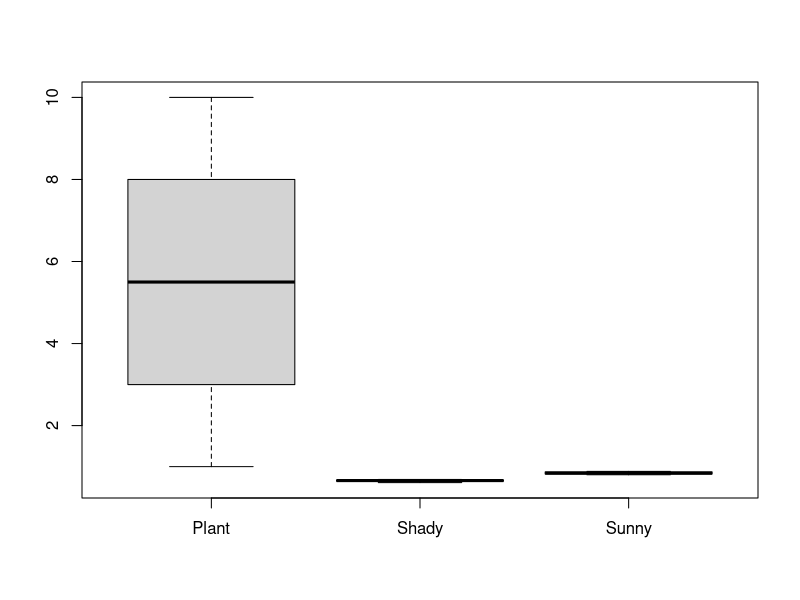

R code for this plot: (Note: this script raises an error after producing the figure.)
#LIMPIAR CONSOLA
cat("\014")
#LIMPIAR GRAFICOS 
dev.off()
#LIMPIAR VARIABLES
rm(list=ls())

# PRACTICA 1
#DATOS
fotosin<-read.csv("PRAC2.csv",header = T)
sombra<-fotosin$Shady
sol<-fotosin$Sunny
#identificar tipos de variables en amoniaco
str(fotosin)
boxplot(fotosin)
View(fotosin)
#prueba de hipotesis
# Ho: la fotosintesis en sombra es mayor o igual que en sol
# H1: la fotosintesis en sombra es menor que en sol
# prueba de wilcoxon, el orden de las variables es el mismo que el de nuestra hipotesis
# en este caso primero es sol y luego sombra
wilcox.test(sol,sombra,paired = T, alpha = 0.05, alternative = "greater")
#prueba de t student
t.test(sol,sombra,paired = T, alpha=0.5, alternative = "greater")
#agregar columna de diferencia
diferencia<-data.frame(sol-sombra)
boxplot(diferencia)
